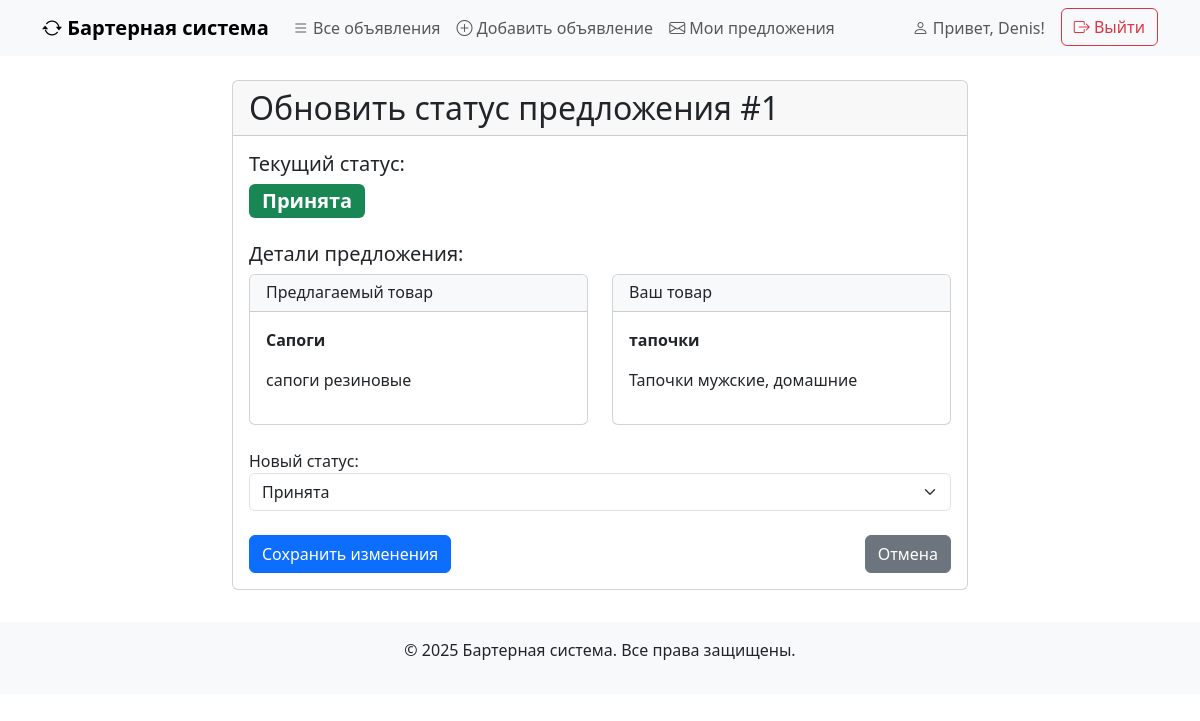
/proposal/1/update/ (signed in), run on an earlier commit of the app's database.
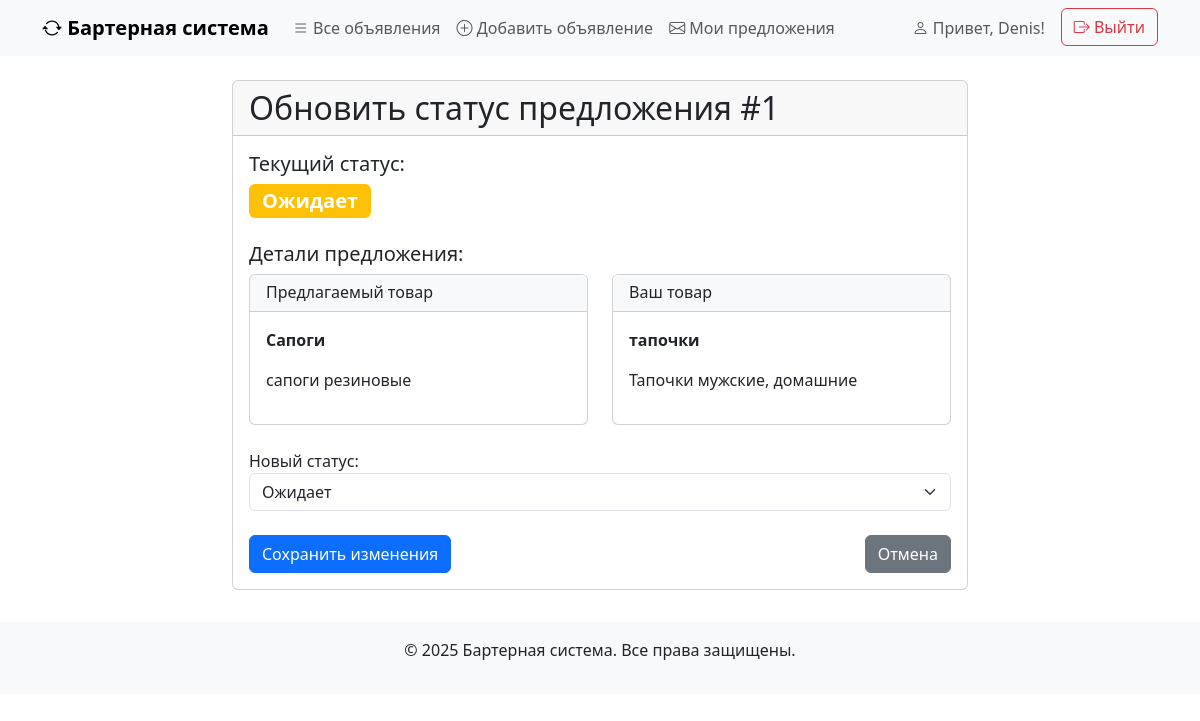
And on a later commit of the database.
### ads/models.py (models this page shows, shortened)
class ExchangeProposal(models.Model):
    STATUS_CHOICES = [
        ('pending', 'Ожидает'),
        ('accepted', 'Принята'),
        ('rejected', 'Отклонена'),
    ]
    ad_sender = models.ForeignKey(
        Ad,
        on_delete=models.CASCADE,
        related_name='sent_proposals',
        verbose_name='Предлагаемое объявление'
    )
    ad_receiver = models.ForeignKey(
        Ad,
        on_delete=models.CASCADE,
        related_name='received_proposals',
        verbose_name='Запрашиваемое объявление'
    )
    comment = models.TextField(verbose_name='Комментарий')
    status = models.CharField(
        max_length=20,
        choices=STATUS_CHOICES,
        default='pending',
        verbose_name='Статус'
    )
    created_at = models.DateTimeField(auto_now_add=True, verbose_name='Дата создания')
    def get_status_display(self):
        return dict(self.STATUS_CHOICES).get(self.status, self.status)

class Ad(models.Model):
    CATEGORY_CHOICES = [
        ('electronics', 'Электроника'),
        ('books', 'Книги'),
        ('clothes', 'Одежда'),
        ('furniture', 'Мебель'),
        ('other', 'Другое'),
    ]
    CONDITION_CHOICES = [
        ('new', 'Новый'),
        ('used', 'Б/у'),
        ('broken', 'Требует ремонта'),
    ]
    user = models.ForeignKey(
        User,
        on_delete=models.CASCADE,
        related_name='ads',
        verbose_name='Пользователь'
    )
    title = models.CharField(max_length=200, verbose_name='Заголовок')
    description = models.TextField(verbose_name='Описание')
    image_url = models.URLField(blank=True, null=True, verbose_name='Ссылка на изображение')
    category = models.CharField(max_length=50, choices=CATEGORY_CHOICES, verbose_name='Категория')
    condition = models.CharField(max_length=20, choices=CONDITION_CHOICES, verbose_name='Состояние')
    created_at = models.DateTimeField(auto_now_add=True, verbose_name='Дата создания')

### ads/views.py (the view, shortened to what this page needs)
class ExchangeProposalUpdateView(LoginRequiredMixin, UpdateView):
    model = ExchangeProposal
    form_class = ExchangeProposalStatusForm
    template_name = 'ads/proposal_update_form.html'
    def get_queryset(self):
        return ExchangeProposal.objects.filter(
            ad_receiver__user=self.request.user
        ).select_related('ad_sender', 'ad_receiver')
    def get_context_data(self, **kwargs):
        context = super().get_context_data(**kwargs)
        context['title'] = 'Обновить статус предложения'
        context['proposal'] = self.object
        return context

### ads/views.py
class ExchangeProposalStatusForm(forms.ModelForm):
    class Meta:
        model = ExchangeProposal
        fields = ['status']
        widgets = {
            'status': forms.Select(attrs={'class': 'form-select'}),
        }
        labels = {
            'status': 'Новый статус',
        }

### ads/templates/ads/proposal_update_form.html (shortened to what this page needs)
{% extends 'ads/base.html' %}
{% block content %}
<div class="row justify-content-center">
    <div class="col-md-8">
        <div class="card">
            <div class="card-header">
                <h2 class="mb-0">Обновить статус предложения #{{ proposal.id }}</h2>
            </div>
            <div class="card-body">
                <div class="mb-4">
                    <h5>Текущий статус:</h5>
                    <span class="badge
                        {% if proposal.status == 'pending' %}bg-warning
                        {% elif proposal.status == 'accepted' %}bg-success
                        {% else %}bg-danger{% endif %} fs-5">
                        {{ proposal.get_status_display }}
                    </span>
                </div>
                <div class="mb-4">
                    <h5>Детали предложения:</h5>
                    <div class="row">
                        <div class="col-md-6">
                            <div class="card">
                                <div class="card-header bg-light">
                                    <h6 class="mb-0">Предлагаемый товар</h6>
                                </div>
                                <div class="card-body">
                                    <p><strong>{{ proposal.ad_sender.title }}</strong></p>
                                    <p class="text-truncate">{{ proposal.ad_sender.description }}</p>
                                </div>
                            </div>
                        </div>
                        <div class="col-md-6">
                            <div class="card">
                                <div class="card-header bg-light">
                                    <h6 class="mb-0">Ваш товар</h6>
                                </div>
                                <div class="card-body">
                                    <p><strong>{{ proposal.ad_receiver.title }}</strong></p>
                                    <p class="text-truncate">{{ proposal.ad_receiver.description }}</p>
                                </div>
                            </div>
                        </div>
                    </div>
                </div>
                <form method="post">
                    <div class="mb-3">
                        {{ form.status.label_tag }}
                        {{ form.status }}
                    </div>
                    <div class="d-flex justify-content-between mt-4">
                        <button type="submit" class="btn btn-primary">Сохранить изменения</button>
                        <a href="{% url 'proposal-detail' proposal.pk %}" class="btn btn-secondary">Отмена</a>
                    </div>
                </form>
            </div>
        </div>
    </div>
</div>
{% endblock %}

What changed in the data, as far as the page shows it:
changed ExchangeProposal "Сапоги": status "Принята" → "Ожидает"
